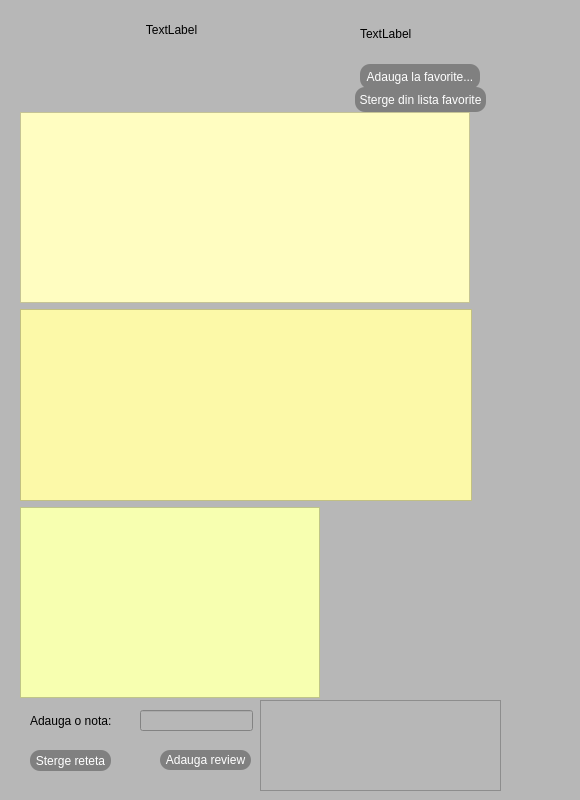
<?xml version="1.0" encoding="UTF-8"?>
<ui version="4.0">
 <class>showReteta</class>
 <widget class="QWidget" name="showReteta">
  <property name="geometry">
   <rect>
    <x>0</x>
    <y>0</y>
    <width>580</width>
    <height>800</height>
   </rect>
  </property>
  <property name="minimumSize">
   <size>
    <width>580</width>
    <height>650</height>
   </size>
  </property>
  <property name="maximumSize">
   <size>
    <width>580</width>
    <height>800</height>
   </size>
  </property>
  <property name="windowTitle">
   <string>Form</string>
  </property>
  <property name="styleSheet">
   <string notr="true">background-color: rgb(183, 183, 183);</string>
  </property>
  <widget class="QLabel" name="Titlu">
   <property name="geometry">
    <rect>
     <x>11</x>
     <y>17</y>
     <width>321</width>
     <height>26</height>
    </rect>
   </property>
   <property name="maximumSize">
    <size>
     <width>13224523</width>
     <height>521325</height>
    </size>
   </property>
   <property name="styleSheet">
    <string notr="true">font: 13pt &quot;MV Boli&quot;;</string>
   </property>
   <property name="text">
    <string>TextLabel</string>
   </property>
   <property name="alignment">
    <set>Qt::AlignCenter</set>
   </property>
  </widget>
  <widget class="QPushButton" name="addReview">
   <property name="geometry">
    <rect>
     <x>160</x>
     <y>750</y>
     <width>91</width>
     <height>20</height>
    </rect>
   </property>
   <property name="styleSheet">
    <string notr="true">QPushButton{
background-color: grey;
color: white;
border-style:outset;
border-radius:10px;
border-color:grey;
}
QPushButton:hover{
background-color: rgb(85, 85, 127);
color: white;
border-style:outset;
border-radius:10px;
border-color:grey;
}</string>
   </property>
   <property name="text">
    <string>Adauga review</string>
   </property>
  </widget>
  <widget class="QLabel" name="label">
   <property name="geometry">
    <rect>
     <x>30</x>
     <y>710</y>
     <width>91</width>
     <height>21</height>
    </rect>
   </property>
   <property name="text">
    <string>Adauga o nota:</string>
   </property>
  </widget>
  <widget class="QLineEdit" name="addNota">
   <property name="geometry">
    <rect>
     <x>140</x>
     <y>710</y>
     <width>113</width>
     <height>21</height>
    </rect>
   </property>
   <property name="styleSheet">
    <string notr="true"/>
   </property>
  </widget>
  <widget class="QTextEdit" name="reviewTEXT">
   <property name="geometry">
    <rect>
     <x>260</x>
     <y>700</y>
     <width>241</width>
     <height>91</height>
    </rect>
   </property>
  </widget>
  <widget class="QLabel" name="Nota">
   <property name="geometry">
    <rect>
     <x>360</x>
     <y>13</y>
     <width>101</width>
     <height>41</height>
    </rect>
   </property>
   <property name="minimumSize">
    <size>
     <width>60</width>
     <height>35</height>
    </size>
   </property>
   <property name="maximumSize">
    <size>
     <width>13224523</width>
     <height>521325</height>
    </size>
   </property>
   <property name="text">
    <string>TextLabel</string>
   </property>
  </widget>
  <widget class="QPushButton" name="pushButton">
   <property name="geometry">
    <rect>
     <x>360</x>
     <y>64</y>
     <width>120</width>
     <height>25</height>
    </rect>
   </property>
   <property name="minimumSize">
    <size>
     <width>120</width>
     <height>25</height>
    </size>
   </property>
   <property name="maximumSize">
    <size>
     <width>120</width>
     <height>45</height>
    </size>
   </property>
   <property name="styleSheet">
    <string notr="true">QPushButton{
background-color: grey;
color: white;
border-style:outset;
border-radius:10px;
border-color:grey;
}
QPushButton:hover{
background-color: rgb(85, 85, 127);
color: white;
border-style:outset;
border-radius:10px;
border-color:grey;
}</string>
   </property>
   <property name="text">
    <string>Adauga la favorite...</string>
   </property>
  </widget>
  <widget class="QWidget" name="layoutWidget">
   <property name="geometry">
    <rect>
     <x>20</x>
     <y>112</y>
     <width>452</width>
     <height>586</height>
    </rect>
   </property>
   <layout class="QVBoxLayout" name="verticalLayout">
    <item>
     <widget class="QTextBrowser" name="ListaIngrediente">
      <property name="minimumSize">
       <size>
        <width>450</width>
        <height>150</height>
       </size>
      </property>
      <property name="maximumSize">
       <size>
        <width>300</width>
        <height>200</height>
       </size>
      </property>
      <property name="styleSheet">
       <string notr="true">background-color: rgb(255, 253, 193);
font: 11pt &quot;Segoe Print&quot;;</string>
      </property>
      <property name="lineWrapMode">
       <enum>QTextEdit::NoWrap</enum>
      </property>
     </widget>
    </item>
    <item>
     <widget class="QTextBrowser" name="Descriere">
      <property name="styleSheet">
       <string notr="true">background-color: rgb(252, 249, 168);
font: 700 11pt &quot;Segoe Script&quot;;</string>
      </property>
     </widget>
    </item>
    <item>
     <widget class="QTextBrowser" name="Recenzii">
      <property name="minimumSize">
       <size>
        <width>300</width>
        <height>80</height>
       </size>
      </property>
      <property name="maximumSize">
       <size>
        <width>300</width>
        <height>250</height>
       </size>
      </property>
      <property name="styleSheet">
       <string notr="true">font: 11pt &quot;Segoe UI&quot;;
background-color: rgb(247, 255, 176)</string>
      </property>
     </widget>
    </item>
   </layout>
  </widget>
  <widget class="QPushButton" name="deleteButton">
   <property name="geometry">
    <rect>
     <x>30</x>
     <y>750</y>
     <width>81</width>
     <height>21</height>
    </rect>
   </property>
   <property name="styleSheet">
    <string notr="true">QPushButton{
background-color: grey;
color: white;
border-style:outset;
border-radius:10px;
border-color:grey;
}
QPushButton:hover{
background-color: rgb(85, 85, 127);
color: white;
border-style:outset;
border-radius:10px;
border-color:grey;
}</string>
   </property>
   <property name="text">
    <string>Sterge reteta</string>
   </property>
  </widget>
  <widget class="QPushButton" name="stergeFavorite">
   <property name="geometry">
    <rect>
     <x>355</x>
     <y>87</y>
     <width>131</width>
     <height>25</height>
    </rect>
   </property>
   <property name="minimumSize">
    <size>
     <width>120</width>
     <height>25</height>
    </size>
   </property>
   <property name="maximumSize">
    <size>
     <width>140</width>
     <height>45</height>
    </size>
   </property>
   <property name="styleSheet">
    <string notr="true">QPushButton{
background-color: grey;
color: white;
border-style:outset;
border-radius:10px;
border-color:grey;
}
QPushButton:hover{
background-color: rgb(85, 85, 127);
color: white;
border-style:outset;
border-radius:10px;
border-color:grey;
}</string>
   </property>
   <property name="text">
    <string>Sterge din lista favorite</string>
   </property>
  </widget>
  <zorder>Nota</zorder>
  <zorder>pushButton</zorder>
  <zorder>layoutWidget</zorder>
  <zorder>reviewTEXT</zorder>
  <zorder>Titlu</zorder>
  <zorder>addReview</zorder>
  <zorder>label</zorder>
  <zorder>addNota</zorder>
  <zorder>deleteButton</zorder>
  <zorder>stergeFavorite</zorder>
 </widget>
 <resources/>
 <connections/>
</ui>
